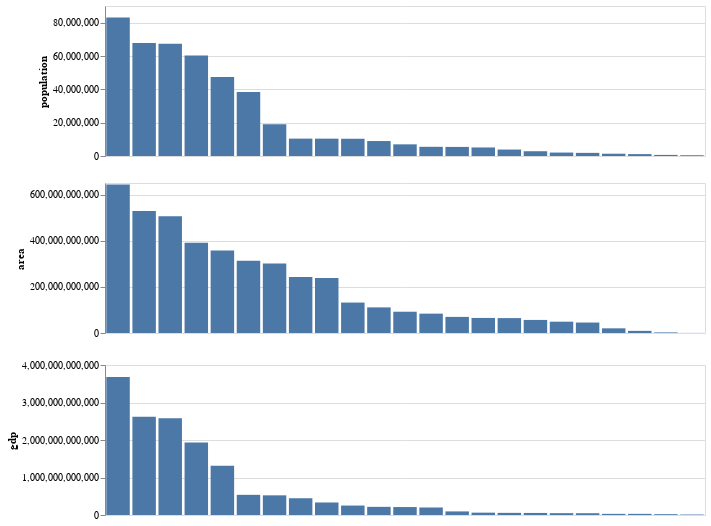

Notebook cell for this chart:
### Markdown cell above
### Multiple views

While we can accommodate multiple data dimensions in the various visual channels, it is also possible to separate out the data dimensions into multiple coordinated visualizations. Here we are now simply looking at the three data dimensions retrieved from Wikidata: population, area size, and GDP.

### Code cell
# to coordinate hover highlights we create a selection
selection = alt.selection_point(on='mouseover', fields=['country'])

# the definitions of the base are used by the three sub-charts
base = alt.Chart(wikidata).mark_bar().encode(
  # adjust opacity based on hover selection
  opacity=alt.condition(selection, alt.value(1), alt.value(.5)),
  x = alt.X("country:O").sort("-y").axis(None),
  tooltip=['country','population', 'area', 'gdp']
).properties(
    width=600, height=150
).add_params(selection)

# create a chart for each dimension
pop = base.encode(y = "population")
area = base.encode(y = "area")
gdp = base.encode(y = "gdp")

# combine them with ampersands
pop & area & gdp

### Figure 1 — Vega-Lite specification as saved in the notebook (floating-point values rounded to 4 significant figures)
{"config": {"view": {"continuousWidth": 300, "continuousHeight": 300}}, "vconcat": [{"mark": {"type": "bar"}, "encoding": {"opacity": {"condition": {"param": "param_1", "value": 1}, "value": 0.5}, "tooltip": [{"field": "country", "type": "nominal"}, {"field": "population", "type": "quantitative"}, {"field": "area", "type": "quantitative"}, {"field": "gdp", "type": "quantitative"}], "x": {"axis": null, "field": "country", "sort": "-y", "type": "ordinal"}, "y": {"field": "population", "type": "quantitative"}}, "height": 150, "name": "view_1", "width": 600}, {"mark": {"type": "bar"}, "encoding": {"opacity": {"condition": {"param": "param_1", "value": 1}, "value": 0.5}, "tooltip": [{"field": "country", "type": "nominal"}, {"field": "population", "type": "quantitative"}, {"field": "area", "type": "quantitative"}, {"field": "gdp", "type": "quantitative"}], "x": {"axis": null, "field": "country", "sort": "-y", "type": "ordinal"}, "y": {"field": "area", "type": "quantitative"}}, "height": 150, "name": "view_2", "width": 600}, {"mark": {"type": "bar"}, "encoding": {"opacity": {"condition": {"param": "param_1", "value": 1}, "value": 0.5}, "tooltip": [{"field": "country", "type": "nominal"}, {"field": "population", "type": "quantitative"}, {"field": "area", "type": "quantitative"}, {"field": "gdp", "type": "quantitative"}], "x": {"axis": null, "field": "country", "sort": "-y", "type": "ordinal"}, "y": {"field": "gdp", "type": "quantitative"}}, "height": 150, "name": "view_3", "width": 600}], "data": {"name": "data-731e63717a61d831a429e4635a5db1e7"}, "params": [{"name": "param_1", "select": {"type": "point", "fields": ["country"], "on": "mouseover"}, "views": ["view_1", "view_2", "view_3"]}], "$schema": "https://vega.github.io/schema/vega-lite/v5.8.0.json", "datasets": {"data-731e63717a61d831a429e4635a5db1e7": [{"country": "Finland", "area": 390905420000, "population": 5516224, "gdp": 251900000000.0}, {"country": "Croatia", "area": 56594000000, "population": 3871833, "gdp": 54850000000.0}, {"country": "Romania", "area": 238397000000, "population": 19053815, "gdp": 211800000000.0}, {"country": "Sweden", "area": 528861060000, "population": 10409248, "gdp": 538000000000.0}, {"country": "Malta", "area": 316000000, "population": 465292, "gdp": 12540000000.0}, {"country": "Republic of Ireland", "area": 69797000000, "population": 5123536, "gdp": 333700000000.0}, {"country": "Latvia", "area": 64593790000, "population": 1875757, "gdp": 30260000000.0}, {"country": "Estonia", "area": 45339000000, "population": 1365884, "gdp": 30310000000.0}, {"country": "Austria", "area": 83878990000, "population": 8979894, "gdp": 447000000000.0}, {"country": "Germany", "area": 357587770000, "population": 83149300, "gdp": 3677000000000.0}, {"country": "Luxembourg", "area": 2586360000, "population": 660809, "gdp": 62400000000.0}, {"country": "Slovakia", "area": 49035000000, "population": 5449270, "gdp": 95770000000.0}, {"country": "Italy", "area": 301338000000, "population": 60317000, "gdp": 1935000000000.0}, {"country": "Spain", "area": 505990000000, "population": 47415750, "gdp": 1311000000000.0}, {"country": "Cyprus", "area": 9242450000, "population": 1141166, "gdp": 21650000000.0}, {"country": "Greece", "area": 131957000000, "population": 10432481, "gdp": 200300000000.0}, {"country": "France", "area": 643801000000, "population": 67749632, "gdp": 2583000000000.0}, {"country": "Lithuania", "area": 65300000000, "population": 2860002, "gdp": 47170000000.0}, {"country": "Portugal", "area": 92225000000, "population": 10347892, "gdp": 217600000000.0}, {"country": "Bulgaria", "area": 110993600000, "population": 7000039, "gdp": 56830000000.0}, {"country": "United Kingdom", "area": 242495406794, "population": 67326569, "gdp": 2622000000000.0}, {"country": "Poland", "area": 312683000000, "population": 38382576, "gdp": 524500000000.0}, {"country": "Slovenia", "area": 20271000000, "population": 2066880, "gdp": 48770000000.0}]}}
